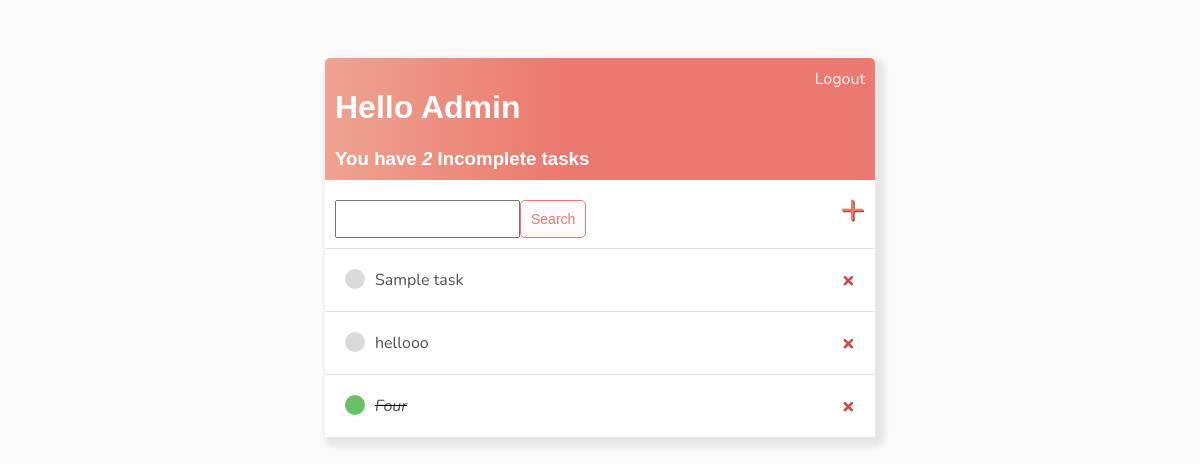
Page / (signed in) on the earlier database version.
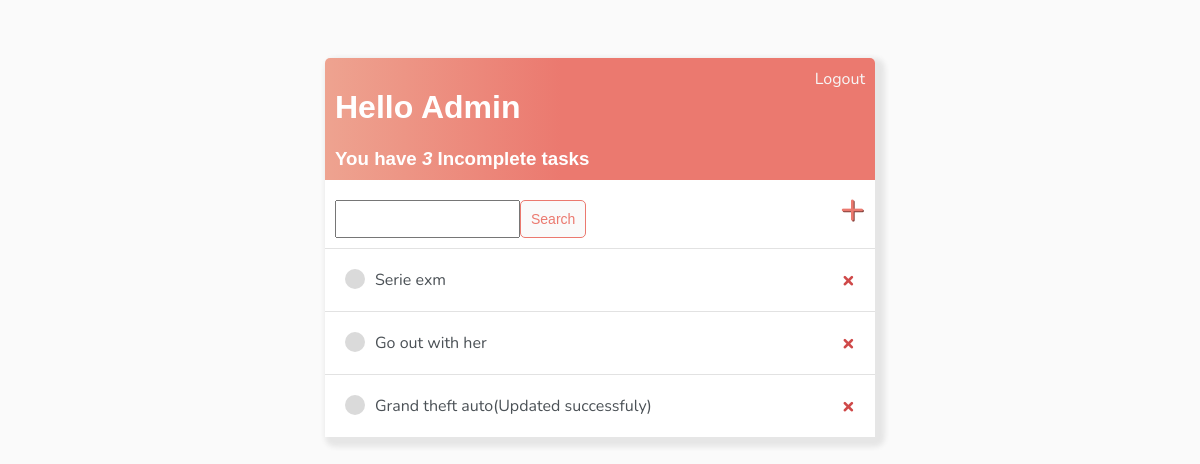
Same page on the later database version.
### base/models.py (models this page shows)
class Task(models.Model):
    user = models.ForeignKey(
        User, on_delete=models.CASCADE, null=True, blank=True)
    title = models.CharField(max_length=200)
    description = models.TextField(null=Tree, blank=True)
    complete = models.BooleanField(default=False)
    created =  models.DateTimeField(auto_now_add=True)
    def __str__(self):
        return self.title
    class Meta:
        ordering = ['complete']

### base/views.py (the view)
# urls.py: path('', TaskList.as_view(), name='task-lsit'),
class TaskList(LoginRequiredMixin, ListView):
    model = Task
    context_object_name = 'tasks'
    def get_context_data(self, **kwargs):
        context = super().get_context_data(**kwargs)
        context['tasks'] = context['tasks'].filter(user=self.request.user)
        context['count'] = context['tasks'].filter(complete=False).count()
        search_input = self.request.GET.get('search-area') or ''
        if search_input:
            context['tasks'] = context['tasks'].filter(
                title__icontains=search_input)
        return context

### base/templates/base/task_list.html
{% extends 'base/main.html' %}
{% block content %}
<div class="header-bar">
    <div>
        <h1>Hello {{request.user|title}}</h1>
        <h3 style="margin: 0;">You have <i>{{count}}</i> Incomplete task{{ count|pluralize:"s" }}</h3>
    </div>
    {% if request.user.is_authenticated %}
        <a href="{% url 'logout' %}">Logout</a>
    {% else %}
        <a href="{% url 'login' %}">Login</a>
    {% endif %}
</div>
<div id="search-add-wrapper">
    <form method="GET" style="margin-top: 20px; display: flex;">
        <input type='search' name='search-area' value="{{search_input}}">
        <input class="button" type="submit" value='Search'>
    </form>
    <a id="add-link" href="{% url 'task-create' %}">&#x2b;</a>
</div>
<div class="task-item-wrapper">
    {% for task in tasks %}
    <div class="task-wrapper">
        {% if task.complete %}
            <div class="task-title">
                <div class="task-complete-icon"></div>
                <i><s><a href="{% url 'task-update' task.id %}">{{task}}</a></s></i>
            </div>
            <a class="delete-link" href="{% url 'task-delete' task.id %}">&#215;</a>
        {% else %}
            <div class="task-title">
                <div class="task-incomplete-icon"></div>
                <a href="{% url 'task-update' task.id %}">{{task}}</a>
            </div>
            <a class="delete-link" href="{% url 'task-delete' task.id %}">&#215;</a>
        {% endif %}
    </div>
    {% empty %}
        <h3>No items</h3>
    {% endfor %}
</div>
{% endblock content %}

Differences in the rows shown:
removed Task: title "Sample task"
removed Task: title "hellooo"
removed Task: title "Four"
added Task: title "Serie exm"
added Task: title "Go out with her"
added Task: title "Grand theft auto(Updated successfuly)"
Other differences:
{{ count }}: "2" → "3"
